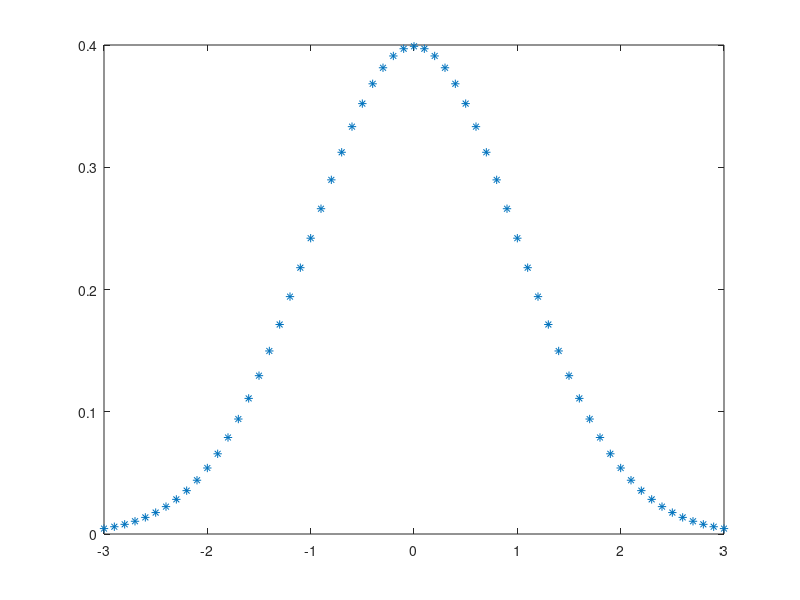

The MATLAB script that drew this image: (Note: this script raises an error after producing the figure.)
clear
clc
X=(-3:0.1:3)';
Y=normpdf(X);
u=ones(size(X));
figure(1)
plot(X,Y,'*')
hold on

n=length(Y);
upwind=(u(1:n-1)>0 ) & ( u(2:n)>0 | u(1:n-1)>abs(u(2:n)));

[a]=polynomiame(X,Y);
[cm al]=centerOfMass(a,X,upwind);
[y]=evaluatethem(a,X,cm,upwind);
plot(cm,y,'og');

[y]=evaluatethem(a,X,cm,~upwind);
plot(cm,y,'.r');

intY=sum(integratethem(a,X,~upwind))
[volint]=volumeintegral(X,Y,upwind)

plot(cm,volint,'sk')
hold off
